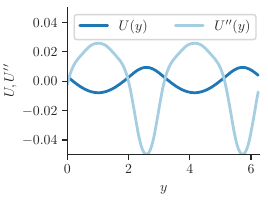

Recreate this plot in Python.
#!/usr/bin/env python

import sys
import pylab
import numpy as np
import matplotlib.ticker as mtick
import seaborn as sns

fig_width_pt = 0.4*483  # Get this from LaTeX using \showthe\columnwidth
inches_per_pt = 1.0/72.27               # Convert pt to inch
#ratio = 1.1
ratio = 4./3                            # Sane ratio
#ratio = 2./(pylab.sqrt(5)-1.0)                # Aesthetic ratio
fig_width = fig_width_pt*inches_per_pt  # width in inches
fig_height = fig_width/ratio            # height in inches
fig_size =  [fig_width,fig_height]

sns.set_style("ticks")
params = {'backend': 'ps',
          'axes.labelsize': 10,
          'font.family': 'serif',
          'font.serif': 'Computer Modern Roman',
          'font.weight': 'normal',
          'legend.fontsize': 10,
          'xtick.labelsize': 10,
          'ytick.labelsize': 10,
          'text.usetex': True,
          'figure.figsize': fig_size}
pylab.rcParams.update(params)

# Generate data
d = np.loadtxt('data/stable_2jet');
y,U,Up,Upp = [d[:,i] for i in range(4)]

cm=sns.color_palette("Paired",2)
sns.set_palette(cm)

pylab.plot(y, U, '-', color=cm[1], lw=2, label=r"$U(y)$");
#pylab.plot(y, Up, '-', color=cm[3], lw=2, label=r"$U'(y)$");
pylab.plot(y, Upp, '-', color=cm[0], lw=2, label=r"$U''(y)$");
#pylab.plot(y, u, '-', color=cm[1], lw=1, label='saddle');
pylab.ylim((-0.05,0.05))

pylab.xlabel(r'$y$')
pylab.ylabel(r"$U, U''$")
pylab.legend(loc='upper left', ncol=2)
pylab.xlim((0,2*np.pi))

#pylab.gca().yaxis.set_major_formatter(mtick.FormatStrFormatter('%.2e'))

pylab.tight_layout(pad=0.2)
sns.despine()
pylab.savefig('stable-2jet.pdf')
